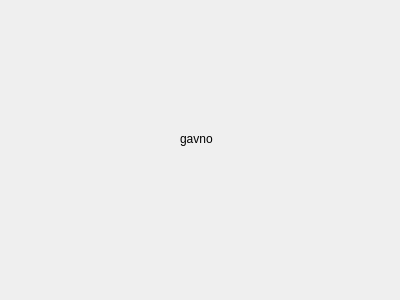
<?xml version="1.0" encoding="UTF-8"?>
<ui version="4.0">
 <class>errorMessage</class>
 <widget class="QDialog" name="errorMessage">
  <property name="geometry">
   <rect>
    <x>0</x>
    <y>0</y>
    <width>400</width>
    <height>300</height>
   </rect>
  </property>
  <property name="windowTitle">
   <string>Dialog</string>
  </property>
  <widget class="QLabel" name="label">
   <property name="geometry">
    <rect>
     <x>180</x>
     <y>130</y>
     <width>66</width>
     <height>17</height>
    </rect>
   </property>
   <property name="text">
    <string>gavno</string>
   </property>
  </widget>
 </widget>
 <resources/>
 <connections/>
</ui>
